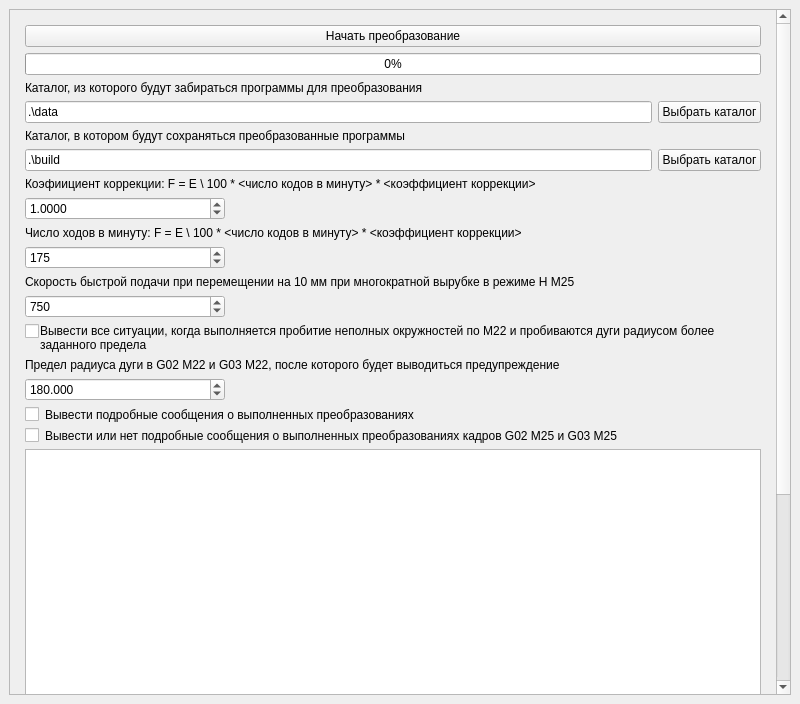
<?xml version="1.0" encoding="UTF-8"?>
<ui version="4.0">
 <class>MainWindow</class>
 <widget class="QMainWindow" name="MainWindow">
  <property name="geometry">
   <rect>
    <x>0</x>
    <y>0</y>
    <width>800</width>
    <height>704</height>
   </rect>
  </property>
  <property name="windowTitle">
   <string>Конвертер управляющих программ координатно-пробивного пресса Behrens</string>
  </property>
  <widget class="QWidget" name="centralwidget">
   <layout class="QVBoxLayout" name="verticalLayout_2">
    <item>
     <widget class="QScrollArea" name="scrollArea">
      <property name="widgetResizable">
       <bool>true</bool>
      </property>
      <widget class="QWidget" name="scrollAreaWidgetContents">
       <property name="geometry">
        <rect>
         <x>0</x>
         <y>0</y>
         <width>764</width>
         <height>1084</height>
        </rect>
       </property>
       <layout class="QVBoxLayout" name="verticalLayout_3">
        <item>
         <layout class="QVBoxLayout" name="verticalLayout">
          <property name="leftMargin">
           <number>6</number>
          </property>
          <property name="topMargin">
           <number>6</number>
          </property>
          <property name="rightMargin">
           <number>6</number>
          </property>
          <property name="bottomMargin">
           <number>6</number>
          </property>
          <item>
           <widget class="QPushButton" name="start_conversion">
            <property name="text">
             <string>Начать преобразование</string>
            </property>
           </widget>
          </item>
          <item>
           <widget class="QProgressBar" name="conversion_progress">
            <property name="value">
             <number>0</number>
            </property>
           </widget>
          </item>
          <item>
           <widget class="QLabel" name="label">
            <property name="text">
             <string>Каталог, из которого будут забираться программы для преобразования</string>
            </property>
           </widget>
          </item>
          <item>
           <layout class="QHBoxLayout" name="dir_src_layout">
            <item>
             <widget class="QLineEdit" name="dir_src">
              <property name="text">
               <string>.\data</string>
              </property>
             </widget>
            </item>
            <item>
             <widget class="QPushButton" name="dir_src_change">
              <property name="text">
               <string>Выбрать каталог</string>
              </property>
             </widget>
            </item>
           </layout>
          </item>
          <item>
           <widget class="QLabel" name="label_3">
            <property name="text">
             <string>Каталог, в котором будут сохраняться преобразованные программы</string>
            </property>
           </widget>
          </item>
          <item>
           <layout class="QHBoxLayout" name="dir_dst_layout">
            <item>
             <widget class="QLineEdit" name="dir_dst">
              <property name="text">
               <string>.\build</string>
              </property>
             </widget>
            </item>
            <item>
             <widget class="QPushButton" name="dir_dst_change">
              <property name="text">
               <string>Выбрать каталог</string>
              </property>
             </widget>
            </item>
           </layout>
          </item>
          <item>
           <widget class="QLabel" name="label_4">
            <property name="text">
             <string>Коэфиициент коррекции: F = E \ 100 * &lt;число кодов в минуту&gt; * &lt;коэффициент коррекции&gt;</string>
            </property>
           </widget>
          </item>
          <item>
           <layout class="QHBoxLayout" name="coeff_ef_layout">
            <item>
             <widget class="QDoubleSpinBox" name="coeff_ef">
              <property name="minimumSize">
               <size>
                <width>200</width>
                <height>1</height>
               </size>
              </property>
              <property name="decimals">
               <number>4</number>
              </property>
              <property name="maximum">
               <double>99999.000000000000000</double>
              </property>
              <property name="value">
               <double>1.000000000000000</double>
              </property>
             </widget>
            </item>
            <item>
             <spacer name="horizontalSpacer">
              <property name="orientation">
               <enum>Qt::Horizontal</enum>
              </property>
              <property name="sizeHint" stdset="0">
               <size>
                <width>27</width>
                <height>20</height>
               </size>
              </property>
             </spacer>
            </item>
           </layout>
          </item>
          <item>
           <widget class="QLabel" name="label_5">
            <property name="text">
             <string>Число ходов в минуту: F = E \ 100 * &lt;число кодов в минуту&gt; * &lt;коэффициент коррекции&gt;</string>
            </property>
           </widget>
          </item>
          <item>
           <layout class="QHBoxLayout" name="coeff_e_layout">
            <item>
             <widget class="QDoubleSpinBox" name="coeff_e">
              <property name="minimumSize">
               <size>
                <width>200</width>
                <height>1</height>
               </size>
              </property>
              <property name="decimals">
               <number>0</number>
              </property>
              <property name="maximum">
               <double>999999.000000000000000</double>
              </property>
              <property name="value">
               <double>175.000000000000000</double>
              </property>
             </widget>
            </item>
            <item>
             <spacer name="horizontalSpacer_2">
              <property name="orientation">
               <enum>Qt::Horizontal</enum>
              </property>
              <property name="sizeHint" stdset="0">
               <size>
                <width>27</width>
                <height>20</height>
               </size>
              </property>
             </spacer>
            </item>
           </layout>
          </item>
          <item>
           <widget class="QLabel" name="label_6">
            <property name="text">
             <string>Cкорость быстрой подачи при перемещении на 10 мм при многократной вырубке в режиме H М25</string>
            </property>
           </widget>
          </item>
          <item>
           <layout class="QHBoxLayout" name="coeff_fast_M25_layout">
            <item>
             <widget class="QDoubleSpinBox" name="coeff_fast_M25">
              <property name="minimumSize">
               <size>
                <width>200</width>
                <height>1</height>
               </size>
              </property>
              <property name="decimals">
               <number>0</number>
              </property>
              <property name="maximum">
               <double>999999.000000000000000</double>
              </property>
              <property name="value">
               <double>750.000000000000000</double>
              </property>
             </widget>
            </item>
            <item>
             <spacer name="horizontalSpacer_3">
              <property name="orientation">
               <enum>Qt::Horizontal</enum>
              </property>
              <property name="sizeHint" stdset="0">
               <size>
                <width>27</width>
                <height>20</height>
               </size>
              </property>
             </spacer>
            </item>
           </layout>
          </item>
          <item>
           <layout class="QFormLayout" name="formLayout">
            <property name="sizeConstraint">
             <enum>QLayout::SetMinAndMaxSize</enum>
            </property>
            <property name="fieldGrowthPolicy">
             <enum>QFormLayout::AllNonFixedFieldsGrow</enum>
            </property>
            <property name="rowWrapPolicy">
             <enum>QFormLayout::DontWrapRows</enum>
            </property>
            <property name="horizontalSpacing">
             <number>1</number>
            </property>
            <property name="verticalSpacing">
             <number>1</number>
            </property>
            <property name="topMargin">
             <number>0</number>
            </property>
            <item row="0" column="0">
             <widget class="QCheckBox" name="show_m25_warning">
              <property name="text">
               <string/>
              </property>
             </widget>
            </item>
            <item row="0" column="1">
             <widget class="QLabel" name="label_7">
              <property name="text">
               <string>&lt;p&gt;Вывести все ситуации, когда выполняется пробитие неполных окружностей по М22 и пробиваются дуги радиусом более заданного предела&lt;/p&gt;</string>
              </property>
              <property name="textFormat">
               <enum>Qt::RichText</enum>
              </property>
              <property name="wordWrap">
               <bool>true</bool>
              </property>
             </widget>
            </item>
           </layout>
          </item>
          <item>
           <widget class="QLabel" name="label_8">
            <property name="text">
             <string>Предел радиуса дуги в G02 М22 и G03 M22, после которого будет выводиться предупреждение</string>
            </property>
           </widget>
          </item>
          <item>
           <layout class="QHBoxLayout" name="coeff_G023_M22_layout">
            <item>
             <widget class="QDoubleSpinBox" name="coeff_G023_M22">
              <property name="minimumSize">
               <size>
                <width>200</width>
                <height>1</height>
               </size>
              </property>
              <property name="decimals">
               <number>3</number>
              </property>
              <property name="maximum">
               <double>999999.000000000000000</double>
              </property>
              <property name="value">
               <double>180.000000000000000</double>
              </property>
             </widget>
            </item>
            <item>
             <spacer name="horizontalSpacer_4">
              <property name="orientation">
               <enum>Qt::Horizontal</enum>
              </property>
              <property name="sizeHint" stdset="0">
               <size>
                <width>27</width>
                <height>20</height>
               </size>
              </property>
             </spacer>
            </item>
           </layout>
          </item>
          <item>
           <layout class="QFormLayout" name="formLayout_2">
            <property name="fieldGrowthPolicy">
             <enum>QFormLayout::AllNonFixedFieldsGrow</enum>
            </property>
            <property name="topMargin">
             <number>0</number>
            </property>
            <item row="0" column="0">
             <widget class="QCheckBox" name="show_verbose">
              <property name="text">
               <string/>
              </property>
             </widget>
            </item>
            <item row="0" column="1">
             <widget class="QLabel" name="label_9">
              <property name="text">
               <string>Вывести подробные сообщения о выполненных преобразованиях</string>
              </property>
             </widget>
            </item>
           </layout>
          </item>
          <item>
           <layout class="QFormLayout" name="formLayout_3">
            <property name="fieldGrowthPolicy">
             <enum>QFormLayout::AllNonFixedFieldsGrow</enum>
            </property>
            <property name="topMargin">
             <number>0</number>
            </property>
            <item row="0" column="0">
             <widget class="QCheckBox" name="show_verbose_m25">
              <property name="text">
               <string/>
              </property>
             </widget>
            </item>
            <item row="0" column="1">
             <widget class="QLabel" name="label_10">
              <property name="text">
               <string>Вывести или нет подробные сообщения о выполненных преобразованиях кадров G02 M25 и G03 M25</string>
              </property>
             </widget>
            </item>
           </layout>
          </item>
          <item>
           <widget class="QTextEdit" name="log_text_edit">
            <property name="minimumSize">
             <size>
              <width>0</width>
              <height>500</height>
             </size>
            </property>
           </widget>
          </item>
         </layout>
        </item>
       </layout>
      </widget>
     </widget>
    </item>
   </layout>
  </widget>
 </widget>
 <resources/>
 <connections/>
</ui>
